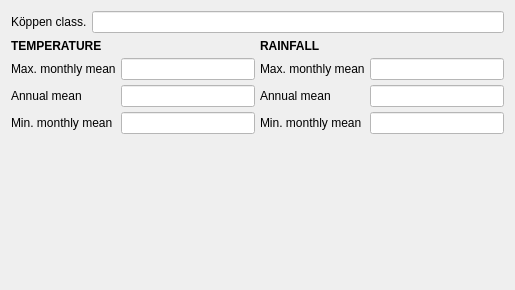
               <widget class="QWidget" name="Climate_Box">
                <property name="geometry">
                 <rect>
                  <x>0</x>
                  <y>0</y>
                  <width>515</width>
                  <height>290</height>
                 </rect>
                </property>
                <attribute name="label">
                 <string>CLIMATE AND WEATHER</string>
                </attribute>
                <layout class="QVBoxLayout" name="verticalLayout_28">
                 <item>
                  <layout class="QFormLayout" name="Koppen_Form">
                   <property name="horizontalSpacing">
                    <number>5</number>
                   </property>
                   <property name="verticalSpacing">
                    <number>5</number>
                   </property>
                   <item row="0" column="0">
                    <widget class="QLabel" name="KoppenLabel">
                     <property name="text">
                      <string>Köppen class.</string>
                     </property>
                    </widget>
                   </item>
                   <item row="0" column="1">
                    <widget class="QLineEdit" name="KoppenLineEdit">
                     <property name="sizePolicy">
                      <sizepolicy hsizetype="Minimum" vsizetype="Fixed">
                       <horstretch>0</horstretch>
                       <verstretch>0</verstretch>
                      </sizepolicy>
                     </property>
                     <property name="styleSheet">
                      <string notr="true">background-color: white</string>
                     </property>
                    </widget>
                   </item>
                  </layout>
                 </item>
                 <item>
                  <layout class="QGridLayout" name="Weather_Layout">
                   <property name="horizontalSpacing">
                    <number>5</number>
                   </property>
                   <property name="verticalSpacing">
                    <number>0</number>
                   </property>
                   <item row="0" column="1">
                    <layout class="QFormLayout" name="Rainfall_Layout_3">
                     <property name="fieldGrowthPolicy">
                      <enum>QFormLayout::ExpandingFieldsGrow</enum>
                     </property>
                     <property name="rowWrapPolicy">
                      <enum>QFormLayout::DontWrapRows</enum>
                     </property>
                     <property name="labelAlignment">
                      <set>Qt::AlignLeading|Qt::AlignLeft|Qt::AlignVCenter</set>
                     </property>
                     <property name="formAlignment">
                      <set>Qt::AlignLeading|Qt::AlignLeft|Qt::AlignVCenter</set>
                     </property>
                     <property name="horizontalSpacing">
                      <number>5</number>
                     </property>
                     <property name="verticalSpacing">
                      <number>5</number>
                     </property>
                     <property name="leftMargin">
                      <number>0</number>
                     </property>
                     <property name="rightMargin">
                      <number>0</number>
                     </property>
                     <item row="0" column="0">
                      <widget class="QLabel" name="Rainfall_Label_3">
                       <property name="sizePolicy">
                        <sizepolicy hsizetype="Preferred" vsizetype="Maximum">
                         <horstretch>0</horstretch>
                         <verstretch>0</verstretch>
                        </sizepolicy>
                       </property>
                       <property name="maximumSize">
                        <size>
                         <width>16777215</width>
                         <height>15</height>
                        </size>
                       </property>
                       <property name="styleSheet">
                        <string notr="true">background-color: </string>
                       </property>
                       <property name="lineWidth">
                        <number>5</number>
                       </property>
                       <property name="text">
                        <string>&lt;html&gt;&lt;head/&gt;&lt;body&gt;&lt;p&gt;&lt;span style=&quot; font-weight:700;&quot;&gt;RAINFALL&lt;/span&gt;&lt;/p&gt;&lt;/body&gt;&lt;/html&gt;</string>
                       </property>
                       <property name="textFormat">
                        <enum>Qt::RichText</enum>
                       </property>
                       <property name="scaledContents">
                        <bool>false</bool>
                       </property>
                      </widget>
                     </item>
                     <item row="1" column="0">
                      <widget class="QLabel" name="RmaxMonthlyMeanLabel_3">
                       <property name="sizePolicy">
                        <sizepolicy hsizetype="Minimum" vsizetype="Preferred">
                         <horstretch>0</horstretch>
                         <verstretch>0</verstretch>
                        </sizepolicy>
                       </property>
                       <property name="text">
                        <string>Max. monthly mean</string>
                       </property>
                      </widget>
                     </item>
                     <item row="1" column="1">
                      <widget class="QLineEdit" name="RmaxMonthlyMeanLineEdit_3">
                       <property name="sizePolicy">
                        <sizepolicy hsizetype="Expanding" vsizetype="Fixed">
                         <horstretch>0</horstretch>
                         <verstretch>0</verstretch>
                        </sizepolicy>
                       </property>
                       <property name="minimumSize">
                        <size>
                         <width>0</width>
                         <height>0</height>
                        </size>
                       </property>
                       <property name="styleSheet">
                        <string notr="true">background-color: white;</string>
                       </property>
                      </widget>
                     </item>
                     <item row="2" column="0">
                      <widget class="QLabel" name="RannualMeanLabel_3">
                       <property name="sizePolicy">
                        <sizepolicy hsizetype="Minimum" vsizetype="Preferred">
                         <horstretch>0</horstretch>
                         <verstretch>0</verstretch>
                        </sizepolicy>
                       </property>
                       <property name="text">
                        <string>Annual mean</string>
                       </property>
                      </widget>
                     </item>
                     <item row="2" column="1">
                      <widget class="QLineEdit" name="RannualMeanLineEdit_3">
                       <property name="sizePolicy">
                        <sizepolicy hsizetype="Expanding" vsizetype="Fixed">
                         <horstretch>0</horstretch>
                         <verstretch>0</verstretch>
                        </sizepolicy>
                       </property>
                       <property name="styleSheet">
                        <string notr="true">background-color: white;</string>
                       </property>
                      </widget>
                     </item>
                     <item row="3" column="0">
                      <widget class="QLabel" name="RminMonthlyMeanLabel_3">
                       <property name="sizePolicy">
                        <sizepolicy hsizetype="Minimum" vsizetype="Preferred">
                         <horstretch>0</horstretch>
                         <verstretch>0</verstretch>
                        </sizepolicy>
                       </property>
                       <property name="text">
                        <string>Min. monthly mean</string>
                       </property>
                      </widget>
                     </item>
                     <item row="3" column="1">
                      <widget class="QLineEdit" name="RminMonthlyMeanLineEdit_3">
                       <property name="sizePolicy">
                        <sizepolicy hsizetype="Expanding" vsizetype="Fixed">
                         <horstretch>0</horstretch>
                         <verstretch>0</verstretch>
                        </sizepolicy>
                       </property>
                       <property name="styleSheet">
                        <string>background-color: white;</string>
                       </property>
                      </widget>
                     </item>
                    </layout>
                   </item>
                   <item row="0" column="0">
                    <layout class="QFormLayout" name="Temperature_Layout_5">
                     <property name="labelAlignment">
                      <set>Qt::AlignLeading|Qt::AlignLeft|Qt::AlignVCenter</set>
                     </property>
                     <property name="formAlignment">
                      <set>Qt::AlignLeading|Qt::AlignLeft|Qt::AlignVCenter</set>
                     </property>
                     <property name="horizontalSpacing">
                      <number>5</number>
                     </property>
                     <property name="verticalSpacing">
                      <number>5</number>
                     </property>
                     <property name="leftMargin">
                      <number>0</number>
                     </property>
                     <item row="0" column="0">
                      <widget class="QLabel" name="Temperature_Label_5">
                       <property name="sizePolicy">
                        <sizepolicy hsizetype="Preferred" vsizetype="Maximum">
                         <horstretch>0</horstretch>
                         <verstretch>0</verstretch>
                        </sizepolicy>
                       </property>
                       <property name="maximumSize">
                        <size>
                         <width>16777215</width>
                         <height>15</height>
                        </size>
                       </property>
                       <property name="text">
                        <string>&lt;html&gt;&lt;head/&gt;&lt;body&gt;&lt;p&gt;&lt;span style=&quot; font-size:9pt; font-weight:700;&quot;&gt;TEMPERATURE&lt;/span&gt;&lt;/p&gt;&lt;/body&gt;&lt;/html&gt;</string>
                       </property>
                       <property name="textFormat">
                        <enum>Qt::RichText</enum>
                       </property>
                      </widget>
                     </item>
                     <item row="1" column="0">
                      <widget class="QLabel" name="TmaxMonthlyMeanLabel_4">
                       <property name="sizePolicy">
                        <sizepolicy hsizetype="Minimum" vsizetype="Preferred">
                         <horstretch>0</horstretch>
                         <verstretch>0</verstretch>
                        </sizepolicy>
                       </property>
                       <property name="text">
                        <string>Max. monthly mean</string>
                       </property>
                      </widget>
                     </item>
                     <item row="1" column="1">
                      <widget class="QLineEdit" name="TmaxMonthlyMeanLineEdit_4">
                       <property name="sizePolicy">
                        <sizepolicy hsizetype="Expanding" vsizetype="Fixed">
                         <horstretch>0</horstretch>
                         <verstretch>0</verstretch>
                        </sizepolicy>
                       </property>
                       <property name="minimumSize">
                        <size>
                         <width>24</width>
                         <height>0</height>
                        </size>
                       </property>
                       <property name="styleSheet">
                        <string notr="true">background-color: white</string>
                       </property>
                      </widget>
                     </item>
                     <item row="2" column="0">
                      <widget class="QLabel" name="TannualMeanLabel_4">
                       <property name="text">
                        <string>Annual mean</string>
                       </property>
                      </widget>
                     </item>
                     <item row="2" column="1">
                      <widget class="QLineEdit" name="TannualMeanEditLabel_4">
                       <property name="sizePolicy">
                        <sizepolicy hsizetype="Expanding" vsizetype="Fixed">
                         <horstretch>0</horstretch>
                         <verstretch>0</verstretch>
                        </sizepolicy>
                       </property>
                       <property name="styleSheet">
                        <string notr="true">background-color: white</string>
                       </property>
                      </widget>
                     </item>
                     <item row="3" column="0">
                      <widget class="QLabel" name="TminMonthlyMeanLabel_4">
                       <property name="sizePolicy">
                        <sizepolicy hsizetype="Minimum" vsizetype="Preferred">
                         <horstretch>0</horstretch>
                         <verstretch>0</verstretch>
                        </sizepolicy>
                       </property>
                       <property name="text">
                        <string>Min. monthly mean</string>
                       </property>
                      </widget>
                     </item>
                     <item row="3" column="1">
                      <widget class="QLineEdit" name="TminMonthlyMeanLineEdit_4">
                       <property name="sizePolicy">
                        <sizepolicy hsizetype="Expanding" vsizetype="Fixed">
                         <horstretch>0</horstretch>
                         <verstretch>0</verstretch>
                        </sizepolicy>
                       </property>
                       <property name="styleSheet">
                        <string notr="true">background-color: white</string>
                       </property>
                      </widget>
                     </item>
                    </layout>
                   </item>
                  </layout>
                 </item>
                 <item>
                  <spacer name="verticalSpacer_15">
                   <property name="orientation">
                    <enum>Qt::Vertical</enum>
                   </property>
                   <property name="sizeHint" stdset="0">
                    <size>
                     <width>20</width>
                     <height>40</height>
                    </size>
                   </property>
                  </spacer>
                 </item>
                </layout>
               </widget>
